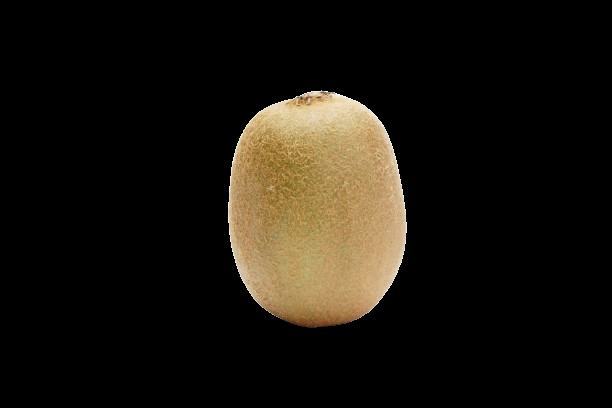
#> input picture images/qui-rm.png, 612 x 408 px, found by its file name
$ python 4.py
#> lines starting #> are read from the running program, lines starting #| are printed output that depends on the picture; after the words box and inside, x2 and y2 are one past the last pixel; in counts of white or black regions, pixels touching at a corner belong together
import cv2

img = cv2.imread('images/qui-rm.png', 1)
#> img is the input picture: shape (408, 612, 3); mean B, G, R 14.2, 21.4, 25.7

img_gray = cv2.cvtColor(img, cv2.COLOR_BGR2GRAY)
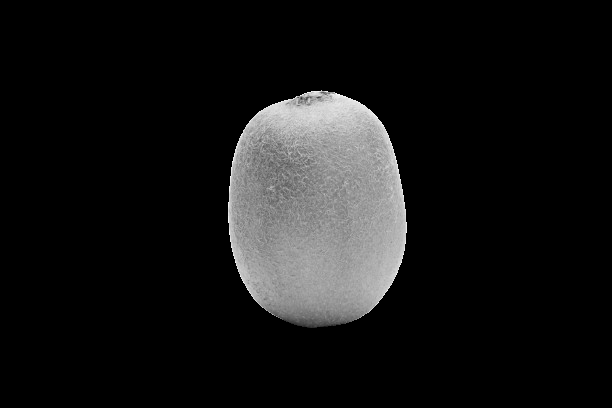
#> img_gray: shape (408, 612); min 0, max 255, mean 21.8

ret, img_binary = cv2.threshold(img_gray, 60, 255, cv2.THRESH_BINARY)
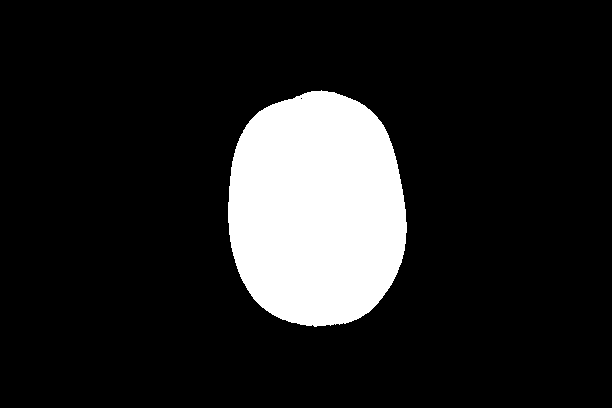
#> img_binary: shape (408, 612); 13.7% white; 1 white region

contours, hierarchy = cv2.findContours(img_binary, cv2.RETR_LIST, cv2.CHAIN_APPROX_NONE)
#> contours = 2 contours, 1 with area under 20; largest, box (x1, y1, x2, y2) and area: (228, 90, 407, 327) 33922

img_contour = cv2.drawContours(img, contours, -1, (0, 255, 0), 5)
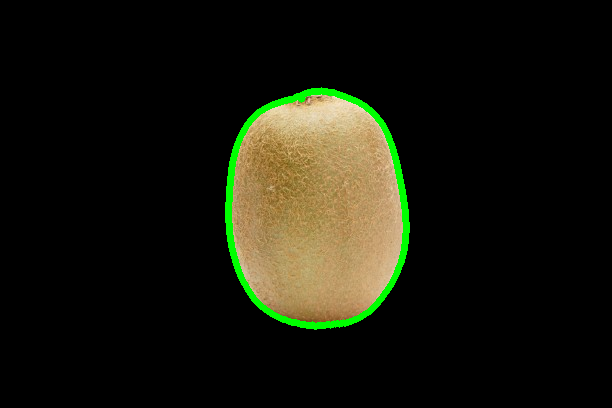
#> img_contour: shape (408, 612, 3); mean B, G, R 12.7, 24.1, 23.6

cv2.imshow('Object Edge', img_contour)
cv2.waitKey(0)
cv2.imwrite('images/object.jpg', img_contour)
cv2.destroyAllWindows()

$ run again, with images/object_train.png copied over images/qui-rm.png
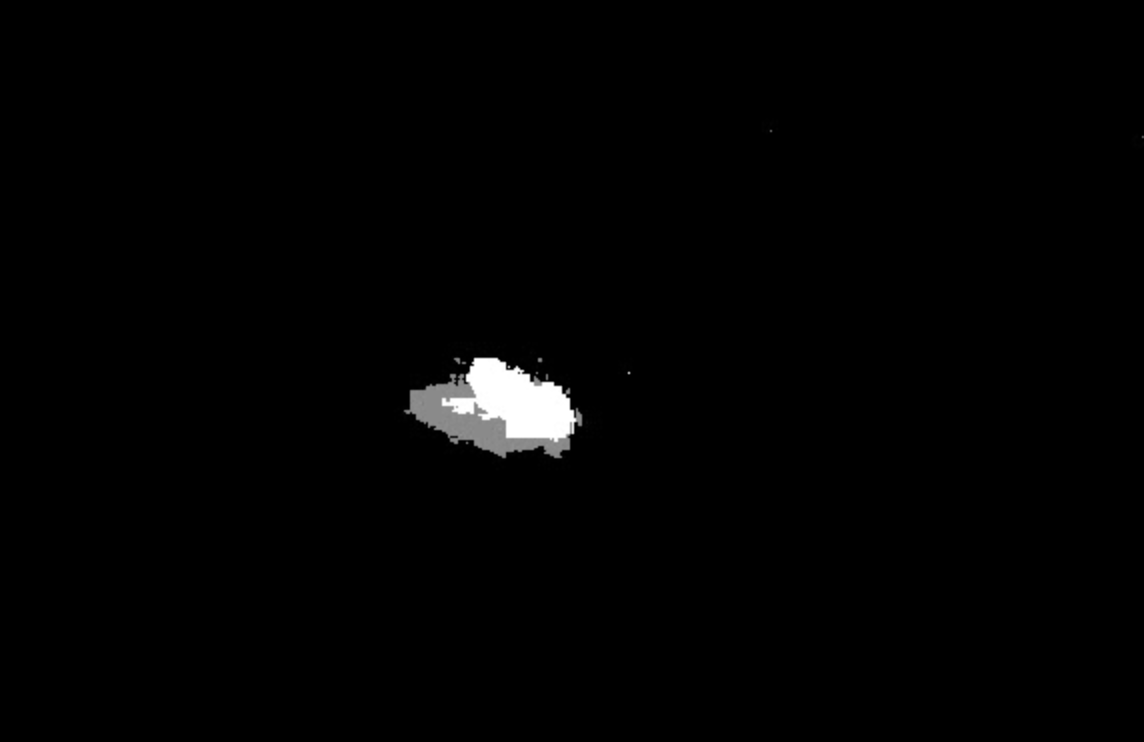
#> input picture images/object_train.png, 1144 x 742 px, found by its file name
#> img is the input picture: shape (742, 1144, 3); min 0, max 255, mean 2.6
#> `ret, img_binary = cv2.threshold(img_gray, 60, 255, cv2.THRESH_BINARY)`:
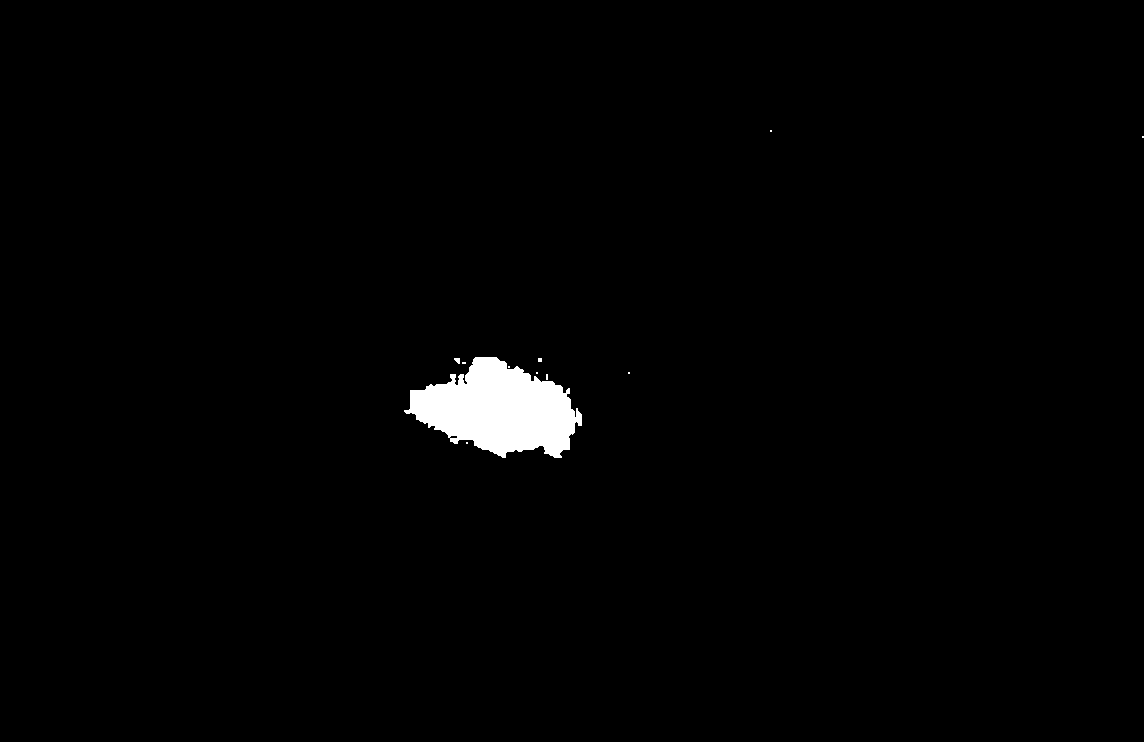
#> img_binary: shape (742, 1144); 1.3% white; 11 white regions (9 under 20 px)
#> contours = 12 contours, 10 with area under 20; largest, box (x1, y1, x2, y2) and area: (404, 357, 582, 458) 10844, (449, 435, 458, 439) 20
